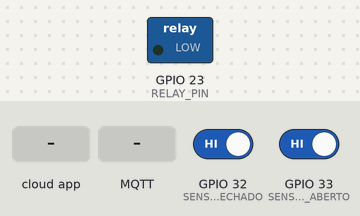
Simulated run of this sketch. Board: ESP32. Shown: switched loads named in the sketch (green lamp = pin HIGH). The test bench sets the inputs (shaded band); at power-on: GPIO 32 (SENSOR_FECHADO) HIGH, GPIO 33 (SENSOR_ABERTO) HIGH. WiFi joins after 1.5 s; servers stay silent unless stated; random numbers use the default seed unless the sketch sets one; no MQTT or app messages arrive unless stated; what the sketch prints to the serial monitor is not drawn.

Above: at 2.7 s.
2.8 s: the phone or cloud app sets 6a289e48977a0619a757371f to 1
At 3.2 s:
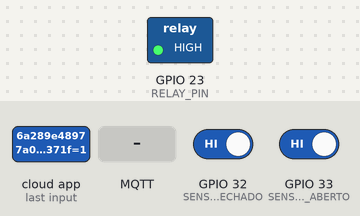
6.4 s: MQTT message "ACIONAR" arrives on the first subscribed topic
At 8.1 s:
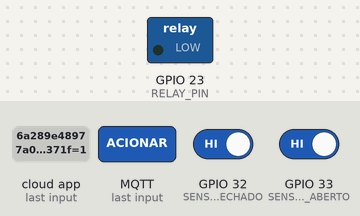
Timing chart, 0 to 9.6 s (numbered marks = the images above; inputs shaded):
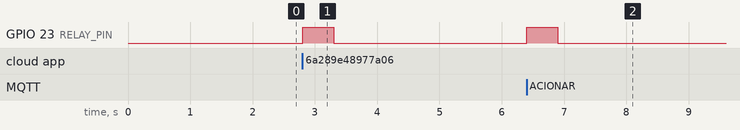

Measured:
- after the input at 2.8 s, GPIO 23 (RELAY_PIN): LOW → HIGH at once, → LOW 0.50 s later
- after the input at 6.4 s, GPIO 23 (RELAY_PIN): LOW → HIGH at once, → LOW 0.50 s later

The sketch:

portao_iot.ino
```cpp
#include <WiFi.h>
#include <WiFiClientSecure.h>
#include <PubSubClient.h>
// Bibliotecas do Sinric Pro
#include <SinricPro.h>
#include <SinricProSwitch.h>

// ==========================================
// 1. CONFIGURAÇÕES DE REDE WI-FI
// ==========================================
const char* ssid = "VIVOFIBRA-6B61";
const char* password = "wnDiu5fxdE";

// ==========================================
// 2. CONFIGURAÇÕES DO HIVEMQ CLOUD (APP FLUTTER)
// ==========================================
const char* mqtt_server = "ec331e9044814f3688741a2d5efeda1f.s1.eu.hivemq.cloud";
const int mqtt_port = 8883;
const char* mqtt_user = "Portao";
const char* mqtt_pass = "Portao@123";

const char* topico_comando = "fabricio/desafio/portao/comando";
const char* topico_status = "fabricio/desafio/portao/status";

// ==========================================
// 3. CONFIGURAÇÕES DO SINRIC PRO (ALEXA)
// ==========================================
// ATENÇÃO: Cole aqui as chaves geradas no site do Sinric Pro
#define APP_KEY           "662e4109-d3da-4dc8-abd7-55c8a6704696"
#define APP_SECRET        "6344ddca-50e0-41e3-9a8f-dae3c06c33be-9878f5f7-c0e0-4e4c-84a8-994396afa8d2"
#define SWITCH_ID         "6a289e48977a0619a757371f"

// ==========================================
// 4. MAPEAMENTO DE PINOS FÍSICOS
// ==========================================
const int RELAY_PIN = 23;
const int SENSOR_FECHADO = 32;
const int SENSOR_ABERTO = 33;

WiFiClientSecure espClient;
PubSubClient client(espClient);

String estadoAtual = "Desconhecido";
unsigned long ultimoTempoSensores = 0;

// ==========================================
// FUNÇÃO DE CALLBACK DA ALEXA (SINRIC PRO)
// ==========================================
// Esta função é disparada sempre que você disser "Alexa, ligar portão"
bool onPowerState(const String &deviceId, bool &state) {
  Serial.printf("\n[ALEXA] Comando de voz recebido! Estado solicitado: %s\n", state ? "LIGAR" : "DESLIGAR");

  // Independentemente de ser "ligar" ou "desligar", o motor do portão
  // só precisa de um pulso do relé para atracar.
  if (state) {
    acionarPortao();
  }
  return true; // Confirma para a Alexa que o comando foi executado
}

void setup() {
  Serial.begin(115200);

  // Configuração do Relé
  pinMode(RELAY_PIN, OUTPUT);
  digitalWrite(RELAY_PIN, LOW);

  // Configuração dos Sensores
  pinMode(SENSOR_FECHADO, INPUT_PULLUP);
  pinMode(SENSOR_ABERTO, INPUT_PULLUP);

  setup_wifi();

  // --- INICIALIZAÇÃO DO HIVEMQ (FLUTTER) ---
  espClient.setInsecure();
  client.setServer(mqtt_server, mqtt_port);
  client.setCallback(callback_mqtt);
  client.setKeepAlive(60);

  // --- INICIALIZAÇÃO DO SINRIC PRO (ALEXA) ---
  SinricProSwitch& meuPortaoAlexa = SinricPro[SWITCH_ID];
  meuPortaoAlexa.onPowerState(onPowerState);
  SinricPro.begin(APP_KEY, APP_SECRET);
}

void loop() {
  // 1. Processa a comunicação com o Flutter (HiveMQ)
  if (!client.connected()) {
    reconnect();
  }
  client.loop();

  // 2. Processa a comunicação com a Alexa em tempo real (Sinric Pro)
  SinricPro.handle();

  // 3. Lê os sensores físicos
  if (millis() - ultimoTempoSensores > 200) {
    monitorarSensores();
    ultimoTempoSensores = millis();
  }
}

// ==========================================
// FUNÇÕES DE REDE E MENSAGERIA (HIVEMQ)
// ==========================================

void setup_wifi() {
  delay(10);
  Serial.println("\nIniciando conexão Wi-Fi...");
  WiFi.begin(ssid, password);

  while (WiFi.status() != WL_CONNECTED) {
    delay(500);
    Serial.print(".");
  }
  Serial.println("\nWi-Fi Conectado com sucesso!");
  Serial.print("IP: ");
  Serial.println(WiFi.localIP());
}

void callback_mqtt(char* topic, byte* payload, unsigned int length) {
  String mensagem = "";
  for (int i = 0; i < length; i++) {
    mensagem += (char)payload[i];
  }

  Serial.print("\n[FLUTTER] Mensagem recebida: " + mensagem);

  if (mensagem == "ACIONAR") {
    acionarPortao();
  }
}

void reconnect() {
  while (!client.connected()) {
    Serial.print("\nTentando conectar ao HiveMQ...");

    String clientId = "ESP32_Portao_";
    clientId += String(random(0xffff), HEX);

    if (client.connect(clientId.c_str(), mqtt_user, mqtt_pass)) {
      Serial.println(" Conectado ao HiveMQ!");
      client.subscribe(topico_comando);
      client.publish(topico_status, estadoAtual.c_str());
    } else {
      Serial.print(" Falhou. Erro = ");
      Serial.print(client.state());
      Serial.println(" Nova tentativa em 5 segundos...");
      delay(5000);
    }
  }
}

// ==========================================
// FUNÇÕES DE HARDWARE FÍSICO
// ==========================================

void acionarPortao() {
  Serial.println("\n-> Acionando o relé da placa do motor...");

  digitalWrite(RELAY_PIN, HIGH);
  delay(500); // Dá um pulso de meio segundo simulando o controle
  digitalWrite(RELAY_PIN, LOW);

  // Avisa o aplicativo Flutter que o portão foi acionado
  client.publish(topico_status, "Comando executado");
}

void monitorarSensores() {
  bool portaoFechado = (digitalRead(SENSOR_FECHADO) == LOW);
  bool portaoAberto = (digitalRead(SENSOR_ABERTO) == LOW);

  String novoEstado = estadoAtual;

  if (portaoFechado && !portaoAberto) {
    novoEstado = "Fechado";
  } else if (portaoAberto && !portaoFechado) {
    novoEstado = "Aberto";
  } else if (!portaoAberto && !portaoFechado) {
    novoEstado = "Em movimento";
  }

  // Só avisa a rede se o status realmente mudar
  if (novoEstado != estadoAtual) {
    estadoAtual = novoEstado;
    Serial.println("\nStatus atualizado: " + estadoAtual);

    // Envia o status para o aplicativo Flutter
    client.publish(topico_status, estadoAtual.c_str());
  }
}
```
